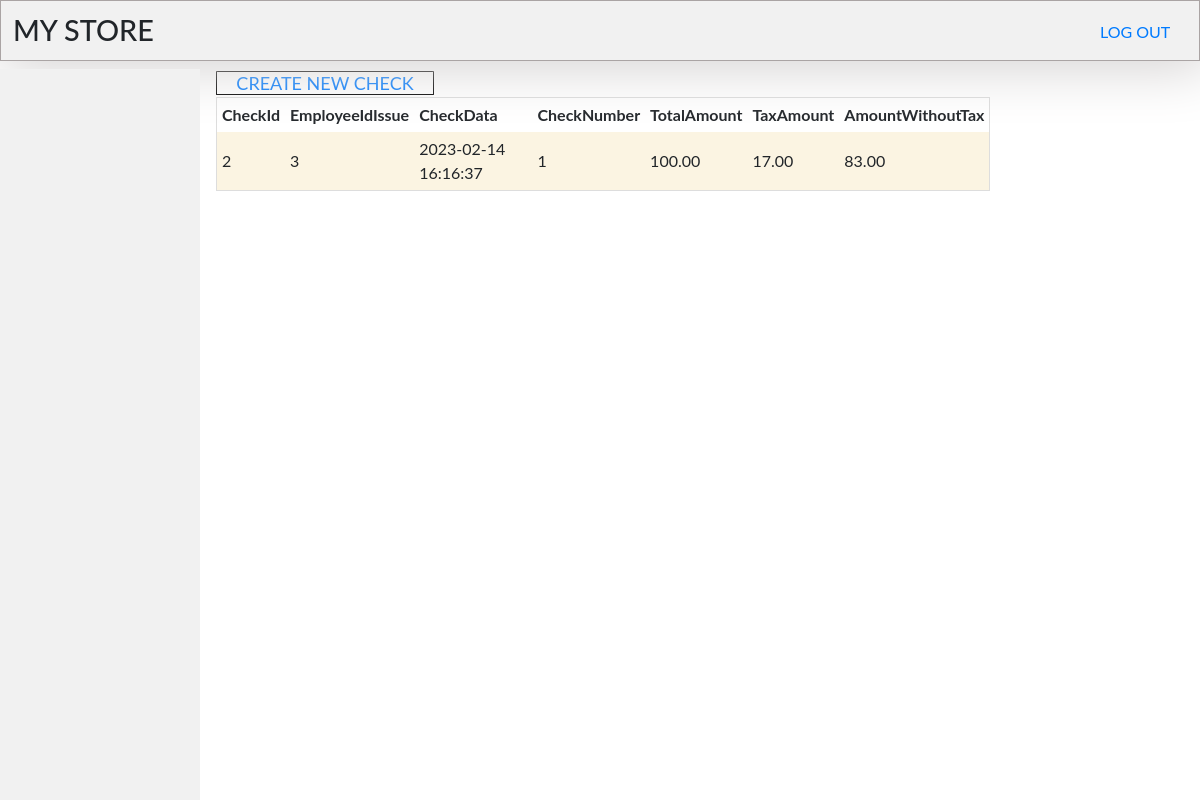
Page /check_list.php on the earlier database version.
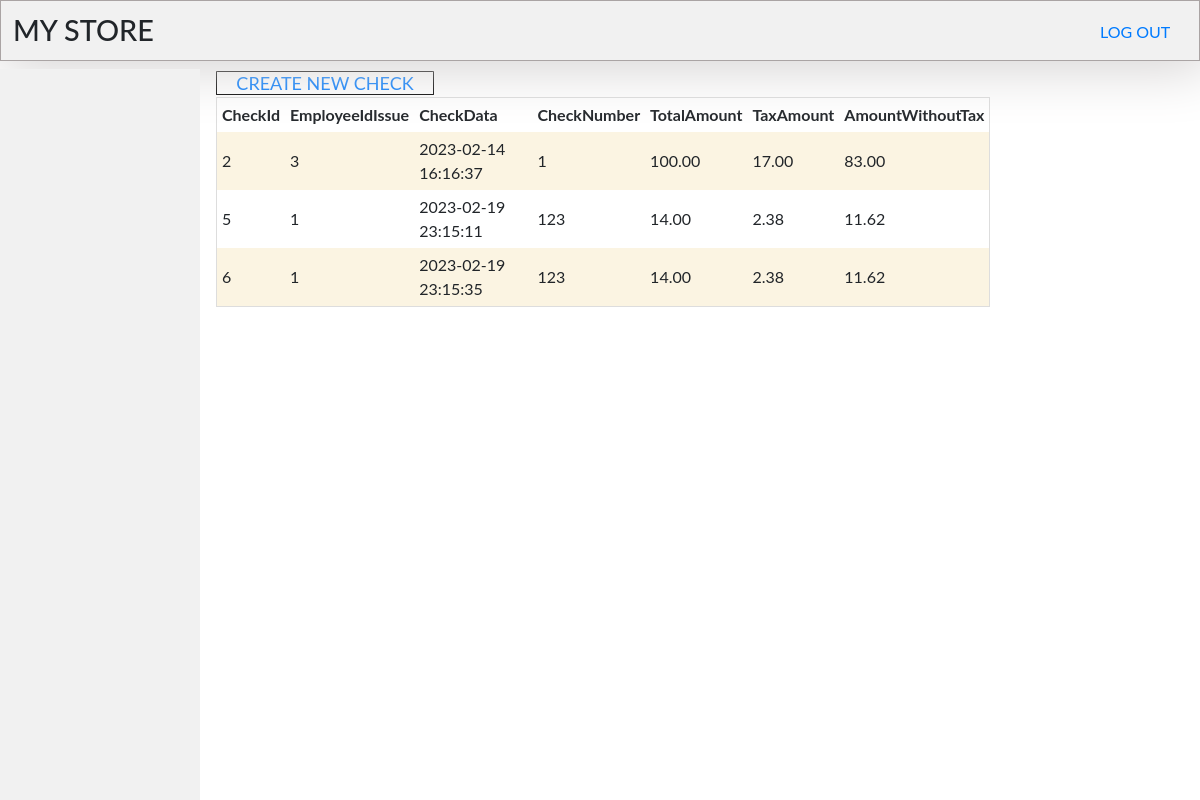
Same page on the later database version.
### tables this page shows
CREATE TABLE `check` (
  `CheckId` int(11) NOT NULL,
  `EmployeeIdIssue` int(11) NOT NULL,
  `CheckData` datetime NOT NULL DEFAULT current_timestamp(),
  `CheckNumber` varchar(30) DEFAULT NULL,
  `TotalAmount` decimal(18,2) DEFAULT NULL,
  `TaxAmount` decimal(18,2) DEFAULT NULL,
  `AmountWithoutTax` decimal(18,2) DEFAULT NULL
);

### check_list.php (the view, shortened to what this page needs)
<!DOCTYPE html>
<html>
<head>
    <?php include("includes/head-tag-contents.php"); ?>
</head>
<body>
    <?php include("includes/design-top.php"); ?>
    <?php include("includes/navigation.php"); ?>
    <div class="content">
        <?php
        $db = OpenCon();
        $sql =
            "SELECT * FROM `check`";
        $result = $db->query($sql);
        ?>
        <a id="add_new" href="check_create.php">CREATE NEW CHECK</a>
<div class="table-cont">
        <table>
            <th>CheckId</th>
            <th>EmployeeIdIssue</th>
            <th>CheckData</th>
            <th>CheckNumber</th>
            <th>TotalAmount</th>
            <th>TaxAmount</th>
            <th>AmountWithoutTax</th>
            <?php
            while ($row = $result->fetch_assoc()) {
                echo "<tr>";
                echo "<td>" . $row['CheckId'] . "</td>";
                echo "<td>" . $row['EmployeeIdIssue'] . "</td>";
                echo "<td>" . $row['CheckData'] . "</td>";
                echo "<td>" . $row['CheckNumber'] . "</td>";
                echo "<td>" . $row['TotalAmount'] . "</td>";
                echo "<td>" . $row['TaxAmount'] . "</td>";
                echo "<td>" . $row['AmountWithoutTax'] . "</td>";
            }
            ?>
        </table>
        <div class="logout">
            <a href="logout.php">LOG OUT</a>
        </div>
        </div>
    </div>
</body>
</html>

### includes/head-tag-contents.php (shortened to what this page needs)
<link rel="stylesheet" type="text/css" href="https://maxcdn.bootstrapcdn.com/bootstrap/4.0.0/css/bootstrap.min.css">
<link rel="stylesheet" type="text/css" href="style/style.css">

### includes/design-top.php
<div class="title-conteiner">
	<h1>MY STORE</h1>
</div>

### includes/navigation.php (shortened to what this page needs)
<div class="sidebar">
</div>

### style/style.css (style rules this page uses)
body { margin: 0; padding: 0; font-family: "Lato", sans-serif; }
.sidebar { margin: 0; padding: 0; width: 200px; background-color: #f1f1f1; position: fixed; height: 100%; overflow: auto; }
div.content { margin-left: 200px; padding: 1px 16px; height: 85%; overflow: auto; }
div.table-cont { overflow-x: auto; }
table { border-collapse: collapse; border-spacing: 0; width: 80%; border: 1px solid #ddd; padding-top: 2%; }
th, td { text-align: left; padding: 5px; }
tr:nth-child(even) { background-color: hwb(44 86% 2% / 0.788) }
.title-conteiner { display: flex; margin: auto; height: 15%; width: 100%; position: relative; }
div.logout { position: absolute; top: 10px; right: 10px; color: white; height: 50px; width: 100px; padding: 10px; }
.title-conteiner h1 { border: rgb(170, 164, 164) solid 1px; box-shadow: 5px 0px 59px 6px rgb(211 208 208); width: 100%; font-size: 1.8rem; padding: 1%; padding-left: 0.5; background-color: #f1f1f1; }
#add_new { border: solid black 1.5px; border-radius: 1%; font-size: large; padding-left: 2%; padding-right: 2%; }

Differences in the rows shown:
added check: CheckId "5", EmployeeIdIssue "1", CheckData "2023-02-19 23:15:11", CheckNumber "123", TotalAmount "14.00", TaxAmount "2.38", AmountWithoutTax "11.62"
added check: CheckId "6", EmployeeIdIssue "1", CheckData "2023-02-19 23:15:35", CheckNumber "123", TotalAmount "14.00", TaxAmount "2.38", AmountWithoutTax "11.62"
